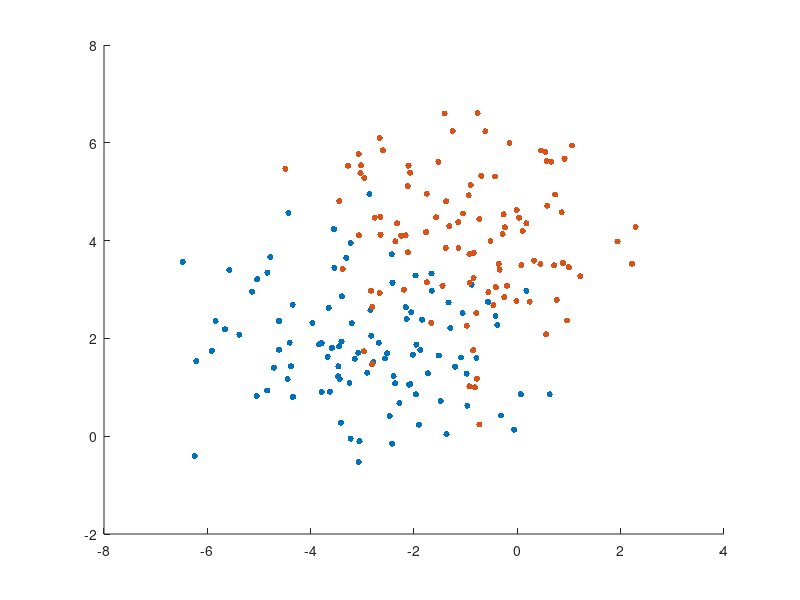

This chart was generated by the following MATLAB code: (Note: this script raises an error after producing the figure.)
function hw15_jlee629()
clear all

% load and initialize parameters
Data = load('classification_IRLS.dat');
N = length(Data); 
X = [ones(N,1) Data(:,2) Data(:,3)];
w = [0 0 0];

% update q the estimate of the class for each data point
Q = zeros(N,N);
for it = 1:10
    for n = 1:N
        q(n) = 1/(1+exp(-w(it,:)*X(n,:).'));
        Q(n,n) = q(n)*(1-q(n));
    end
    %updating the weight vector w 
    w(it+1,:) = w(it,:)+ (inv(X.'*Q*X)*X.'*(Data(:,1)-q.')).';
    %calculating mean squared error for each iteration
    err(it) = immse(Data(:,1),q.');
end

figure
for cls = 0:1
    scatter(Data(find(Data(:,1) == cls),2),Data(find(Data(:,1) == cls),3),20,'filled')
    hold on
end

syms x1 x2
eqn = w(end,:)*[1 x1 x2].';

fimplicit(eqn)

axis([-7,3,-1,7]);

hold off

figure
plot(err) 